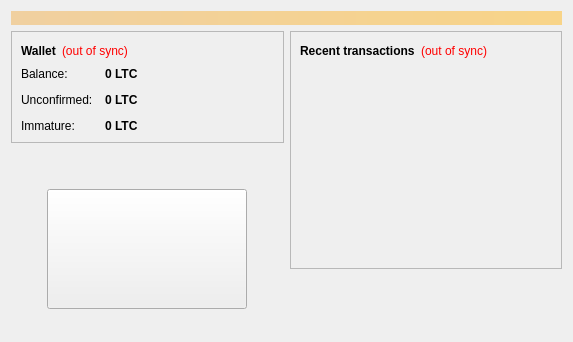
<?xml version="1.0" encoding="UTF-8"?>
<ui version="4.0">
 <class>OverviewPage</class>
 <widget class="QWidget" name="OverviewPage">
  <property name="geometry">
   <rect>
    <x>0</x>
    <y>0</y>
    <width>573</width>
    <height>342</height>
   </rect>
  </property>
  <property name="font">
   <font>
    <family>Ubuntu</family>
   </font>
  </property>
  <property name="windowTitle">
   <string>Form</string>
  </property>


  <layout class="QVBoxLayout" name="topLayout">
   <item>
    <widget class="QLabel" name="labelAlerts">
     <property name="visible">
      <bool>false</bool>
     </property>
     <property name="styleSheet">
      <string notr="true">background-color: qlineargradient(x1: 0, y1: 0, x2: 1, y2: 0, stop:0 #F0D0A0, stop:1 #F8D488); color:#000000;</string>
     </property>
     <property name="wordWrap">
      <bool>true</bool>
     </property>
     <property name="margin">
      <number>3</number>
     </property>
    </widget>
   </item>
   <item>
    <layout class="QHBoxLayout" name="horizontalLayout" stretch="1,1">
     <item>
      <layout class="QVBoxLayout" name="verticalLayout_2">
       <item>
        <widget class="QFrame" name="frame">
         <property name="frameShape">
          <enum>QFrame::StyledPanel</enum>
         </property>
         <property name="frameShadow">
          <enum>QFrame::Raised</enum>
         </property>
         <layout class="QVBoxLayout" name="verticalLayout_4">
          <item>
           <layout class="QHBoxLayout" name="horizontalLayout_4">
            <item>
             <widget class="QLabel" name="label_5">
              <property name="font">
               <font>
                <weight>75</weight>
                <bold>true</bold>
               </font>
              </property>
              <property name="text">
               <string>Wallet</string>
              </property>
             </widget>
            </item>
            <item>
             <widget class="QLabel" name="labelWalletStatus">
              <property name="toolTip">
               <string>The displayed information may be out of date. Your wallet automatically synchronizes with the Emerald network after a connection is established, but this process has not completed yet.</string>
              </property>
              <property name="styleSheet">
               <string notr="true">QLabel { color: red; }</string>
              </property>
              <property name="text">
               <string notr="true">(out of sync)</string>
              </property>
              <property name="alignment">
               <set>Qt::AlignLeading|Qt::AlignLeft|Qt::AlignVCenter</set>
              </property>
             </widget>
            </item>
            <item>
             <spacer name="horizontalSpacer_2">
              <property name="orientation">
               <enum>Qt::Horizontal</enum>
              </property>
              <property name="sizeHint" stdset="0">
               <size>
                <width>40</width>
                <height>20</height>
               </size>
              </property>
             </spacer>
            </item>
           </layout>
          </item>
          <item>
           <layout class="QFormLayout" name="formLayout_2">
            <property name="fieldGrowthPolicy">
             <enum>QFormLayout::AllNonFixedFieldsGrow</enum>
            </property>
            <property name="horizontalSpacing">
             <number>12</number>
            </property>
            <property name="verticalSpacing">
             <number>12</number>
            </property>
            <item row="0" column="0">
             <widget class="QLabel" name="label">
              <property name="text">
               <string>Balance:</string>
              </property>
             </widget>
            </item>
            <item row="0" column="1">
             <widget class="QLabel" name="labelBalance">
              <property name="font">
               <font>
                <weight>75</weight>
                <bold>true</bold>
               </font>
              </property>
              <property name="cursor">
               <cursorShape>IBeamCursor</cursorShape>
              </property>
              <property name="toolTip">
               <string>Your current balance</string>
              </property>
              <property name="text">
               <string notr="true">0 LTC</string>
              </property>
              <property name="textInteractionFlags">
               <set>Qt::LinksAccessibleByMouse|Qt::TextSelectableByKeyboard|Qt::TextSelectableByMouse</set>
              </property>
             </widget>
            </item>
            <item row="1" column="0">
             <widget class="QLabel" name="label_3">
              <property name="text">
               <string>Unconfirmed:</string>
              </property>
             </widget>
            </item>
            <item row="1" column="1">
             <widget class="QLabel" name="labelUnconfirmed">
              <property name="font">
               <font>
                <weight>75</weight>
                <bold>true</bold>
               </font>
              </property>
              <property name="cursor">
               <cursorShape>IBeamCursor</cursorShape>
              </property>
              <property name="toolTip">
               <string>Total of transactions that have yet to be confirmed, and do not yet count toward the current balance</string>
              </property>
              <property name="text">
               <string notr="true">0 LTC</string>
              </property>
              <property name="textInteractionFlags">
               <set>Qt::LinksAccessibleByMouse|Qt::TextSelectableByKeyboard|Qt::TextSelectableByMouse</set>
              </property>
             </widget>
            </item>
            <item row="2" column="0">
             <widget class="QLabel" name="labelImmatureText">
              <property name="text">
               <string>Immature:</string>
              </property>
             </widget>
            </item>
            <item row="2" column="1">
             <widget class="QLabel" name="labelImmature">
              <property name="font">
               <font>
                <weight>75</weight>
                <bold>true</bold>
               </font>
              </property>
              <property name="toolTip">
               <string>Mined balance that has not yet matured</string>
              </property>
              <property name="text">
               <string notr="true">0 LTC</string>
              </property>
              <property name="textInteractionFlags">
               <set>Qt::LinksAccessibleByMouse|Qt::TextSelectableByKeyboard|Qt::TextSelectableByMouse</set>
              </property>
             </widget>
            </item>
           </layout>
          </item>
         </layout>
        </widget>
       </item>
       <item>
        <spacer name="verticalSpacer_3">
         <property name="orientation">
          <enum>Qt::Vertical</enum>
         </property>
         <property name="sizeHint" stdset="0">
          <size>
           <width>20</width>
           <height>40</height>
          </size>
         </property>
        </spacer>
       </item>
       <item>
        <layout class="QHBoxLayout" name="horizonalLayout_3">
         <item>
          <widget class="QPushButton" name="HomeButton">
           <property name="minimumSize">
            <size>
             <width>200</width>
             <height>120</height>
            </size>
           </property>
           <property name="maximumSize">
            <size>
             <width>200</width>
             <height>120</height>
            </size>
           </property>
           <property name="cursor">
            <cursorShape>PointingHandCursor</cursorShape>
           </property>
           <property name="toolTip">
            <string> Click to go to Emerald Home page. </string>
           </property>
           <property name="icon">
             <iconset resource="../bitcoin.qrc">
             <normaloff>:/images/logo</normaloff>:/images/logo</iconset>
           </property>
           <property name="iconSize">
            <size>
             <width>200</width>
             <height>120</height>
            </size>
           </property>
          </widget>
         </item>
        </layout>
       </item>
       <item>
        <spacer name="verticalSpacer">
         <property name="orientation">
          <enum>Qt::Vertical</enum>
         </property>
         <property name="sizeType">
          <enum>QSizePolicy::Expanding</enum>
         </property>
         <property name="sizeHint" stdset="0">
          <size>
           <width>20</width>
           <height>10</height>
          </size>
         </property>
        </spacer>
       </item>
      </layout>
     </item>
     <item>
      <layout class="QVBoxLayout" name="verticalLayout_3">
       <item>
        <widget class="QFrame" name="frame_2">
         <property name="frameShape">
          <enum>QFrame::StyledPanel</enum>
         </property>
         <property name="frameShadow">
          <enum>QFrame::Raised</enum>
         </property>
         <layout class="QVBoxLayout" name="verticalLayout">
          <item>
           <layout class="QHBoxLayout" name="horizontalLayout_2">
            <item>
             <widget class="QLabel" name="label_4">
              <property name="text">
               <string>&lt;b&gt;Recent transactions&lt;/b&gt;</string>
              </property>
             </widget>
            </item>
            <item>
             <widget class="QLabel" name="labelTransactionsStatus">
              <property name="toolTip">
               <string>The displayed information may be out of date. Your wallet automatically synchronizes with the Emerald network after a connection is established, but this process has not completed yet.</string>
              </property>
              <property name="styleSheet">
               <string notr="true">QLabel { color: red; }</string>
              </property>
              <property name="text">
               <string notr="true">(out of sync)</string>
              </property>
              <property name="alignment">
               <set>Qt::AlignRight|Qt::AlignTrailing|Qt::AlignVCenter</set>
              </property>
             </widget>
            </item>
            <item>
             <spacer name="horizontalSpacer">
              <property name="orientation">
               <enum>Qt::Horizontal</enum>
              </property>
              <property name="sizeHint" stdset="0">
               <size>
                <width>40</width>
                <height>20</height>
               </size>
              </property>
             </spacer>
            </item>
           </layout>
          </item>
          <item>
           <widget class="QListView" name="listTransactions">
            <property name="styleSheet">
             <string notr="true">QListView { background: transparent; }</string>
            </property>
            <property name="frameShape">
             <enum>QFrame::NoFrame</enum>
            </property>
            <property name="verticalScrollBarPolicy">
             <enum>Qt::ScrollBarAlwaysOff</enum>
            </property>
            <property name="horizontalScrollBarPolicy">
             <enum>Qt::ScrollBarAlwaysOff</enum>
            </property>
            <property name="selectionMode">
             <enum>QAbstractItemView::NoSelection</enum>
            </property>
           </widget>
          </item>
         </layout>
        </widget>
       </item>
       <item>
        <spacer name="verticalSpacer_2">
         <property name="orientation">
          <enum>Qt::Vertical</enum>
         </property>
         <property name="sizeHint" stdset="0">
          <size>
           <width>20</width>
           <height>40</height>
          </size>
         </property>
        </spacer>
       </item>
      </layout>
     </item>
    </layout>
   </item>
  </layout>
 </widget>
 <resources/>
 <connections/>
</ui>
